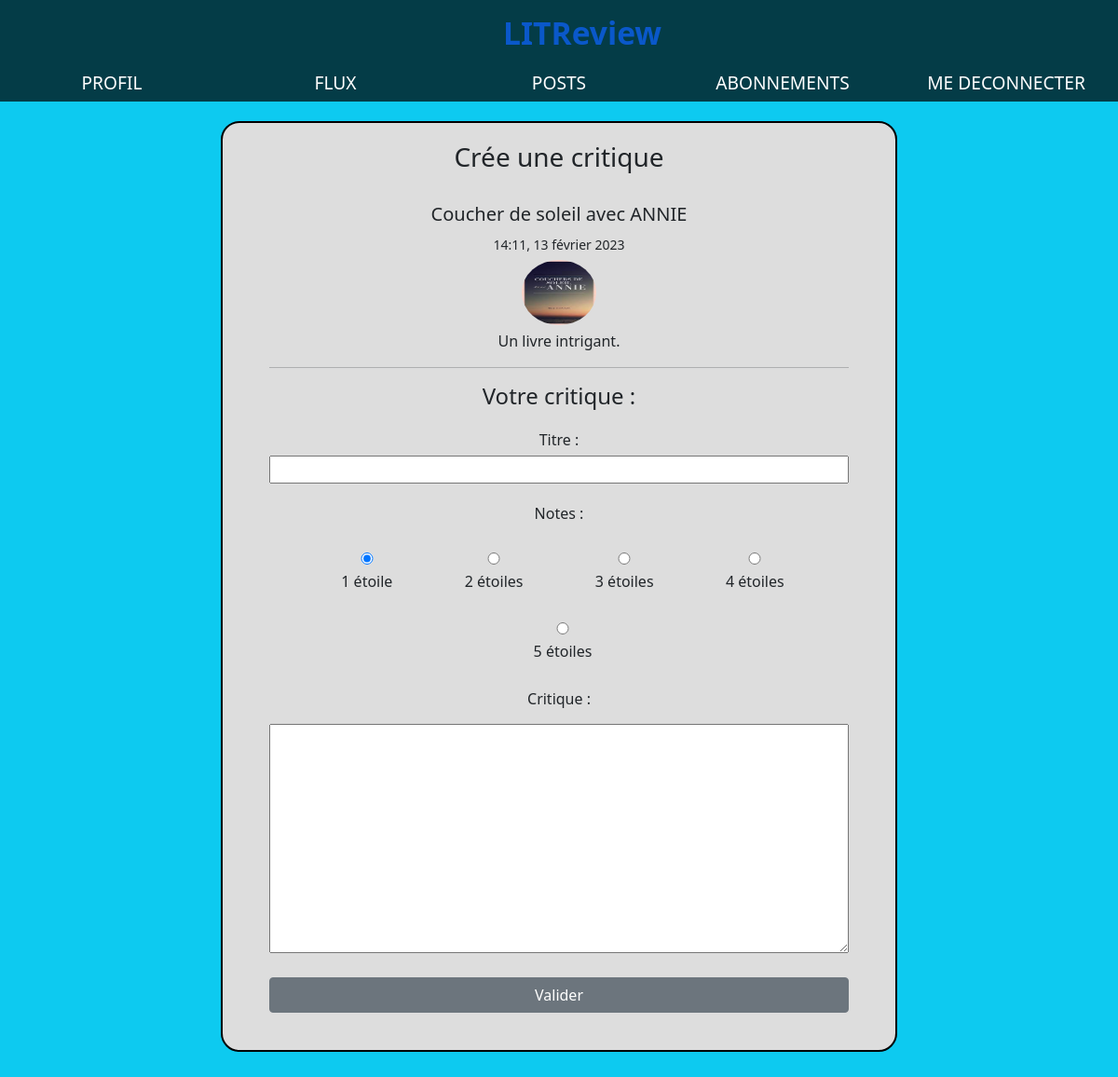
/review-response/18 (signed in), run on the app's committed database.
### critique/models.py (models this page shows, shortened)
class Ticket(models.Model):
    title = models.CharField(max_length=128)
    description = models.TextField(max_length=2048, blank=True)
    image = models.ImageField(null=True, blank=True)
    time_created = models.DateTimeField(auto_now_add=True)
    user = models.ForeignKey(to=settings.AUTH_USER_MODEL, on_delete=models.CASCADE)
    has_review = models.BooleanField(default=False)
    IMAGE_MAX_SIZE = (600, 600)

### critique/views.py (the view)
# urls.py: path("review-response/<int:pk>", review_response, name="response_review"),
@login_required
def review_response(request, pk):
    ticket = get_object_or_404(Ticket, id=pk)
    r_form = ReviewForm(request.POST or None)
    if r_form.is_valid():
        review = r_form.save(commit=False)
        review.ticket = ticket
        review.user = request.user
        review.save()
        return redirect("flux")
    context = {"r_form": r_form, "post": ticket, "title": "Crée une critique"}
    return render(request, "critique/create_review.html", context)

### critique/forms.py
class ReviewForm(forms.ModelForm):
    headline = forms.CharField(label="Titre", max_length=128, widget=forms.TextInput())
    rating = forms.ChoiceField(
        initial=1,
        label="Notes",
        widget=forms.RadioSelect(attrs={"class": "form-check-inline"}),
        choices=(
            (1, "1 étoile"),
            (2, "2 étoiles"),
            (3, "3 étoiles"),
            (4, "4 étoiles"),
            (5, "5 étoiles"),
        ),
    )
    body = forms.CharField(
        label="Critique", max_length=8192, widget=forms.Textarea(), required=False
    )
    class Meta:
        model = Review
        fields = ["headline", "rating", "body"]

### critique/templates/critique/create_review.html (shortened to what this page needs)
{% extends "base.html" %}
{% block content %}
<div class="form">
  <h3>{{ title }}</h3></br>
<form method="POST" enctype='multipart/form-data'>
  <div>
    {% if request.get_full_path == "/create-review/" %}
     <h4>Livre / Article</h4>
    {{ t_form }}
  </div>
    {% else %}
  <div>
    <h5>{{ post.title }}</h5>
    <small>{{ post.time_created|date:"H:i, d F Y" }}</small>
    <div class="ticket-description">
      {% if post.image %}
      <img src="{{ post.image.url }}" alt="{{ post.title }}">
      {% endif %}
      <p>{{ post.description }}</p>
    </div>
    {% endif %}
  <hr>
  <div>
    <h4>Votre critique :</h4>
    <div class="form-group">
      {{ r_form.headline.label_tag }}
      {{ r_form.headline }}
      <div>
        {{ r_form.rating.label_tag }}
        {% for radio in r_form.rating %}
          <div class="form-check form-check-inline">
            {{ radio }}
          </div>
        {% endfor %}
      </div>
      {{ r_form.body.label_tag }}
      {{ r_form.body }}
      <button class="btn btn-secondary" type="submit">Valider</button>
    </div>
  </div>
</form>
</div>
{% endblock content %}

### static/css/style.css (style rules this page uses)
* { -moz-box-sizing: border-box; -webkit-box-sizing: border-box; box-sizing: border-box; }
h3 { font-size: 1.5rem; padding-top: 10px; margin: 0 0 0 0; }
h4 { margin-top: 20px; }
.form { border: 2px solid #000; width: 65%; margin: 15px auto; padding: 10px; background-color: #dddddd; border-radius: 20px; text-align: center; padding: 10px 50px 30px 50px; }
.form img { padding: 5px 0 5px 0; border-radius: 100px 100px 100px 100px; height: 80px ; width: 80px ; }
.form textarea { width: 100%; margin: 10px 0 10px 0; }
.form label { display: block; margin: 20px 0 5px 0; width: 100%; }
.form input { width: 100%; }
.btn { width: 100%; padding: 10px; margin: 10px 0 10px 0; color: white; border: none; border-radius: 10px; cursor: pointer; }

### data on the page
Ticket: title "Coucher de soleil avec ANNIE", time_created "14:11, 13 février 2023", image (picture), description "Un livre intrigant."

### other printed values
{{ title }} "Crée une critique"
{{ r_form.headline.label_tag }} "Titre :"
{{ r_form.rating.label_tag }} "Notes :"
{{ r_form.body.label_tag }} "Critique :"
